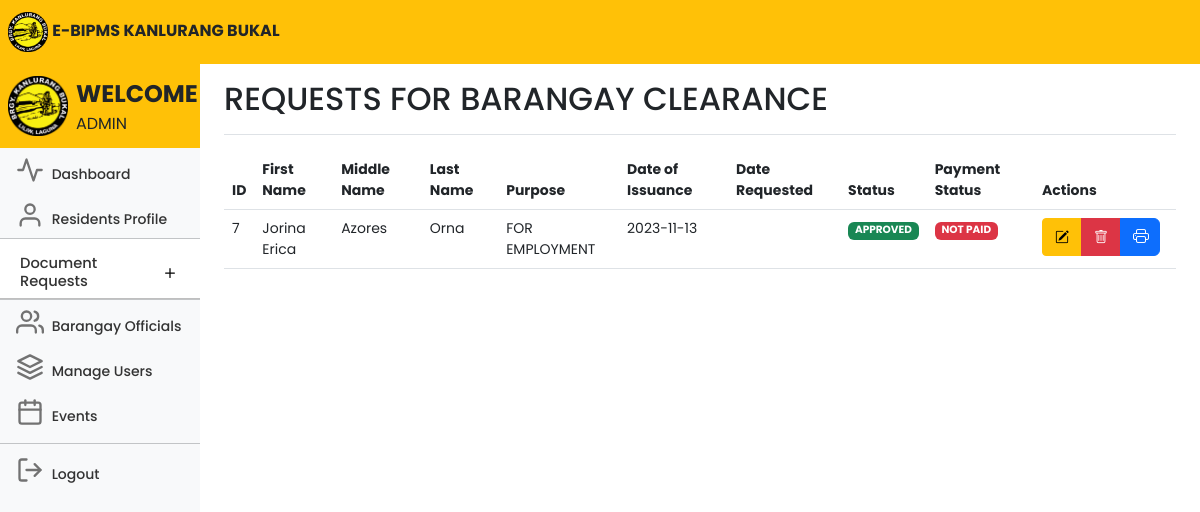
The page /admindocument.php (signed in) on the database as committed earlier.
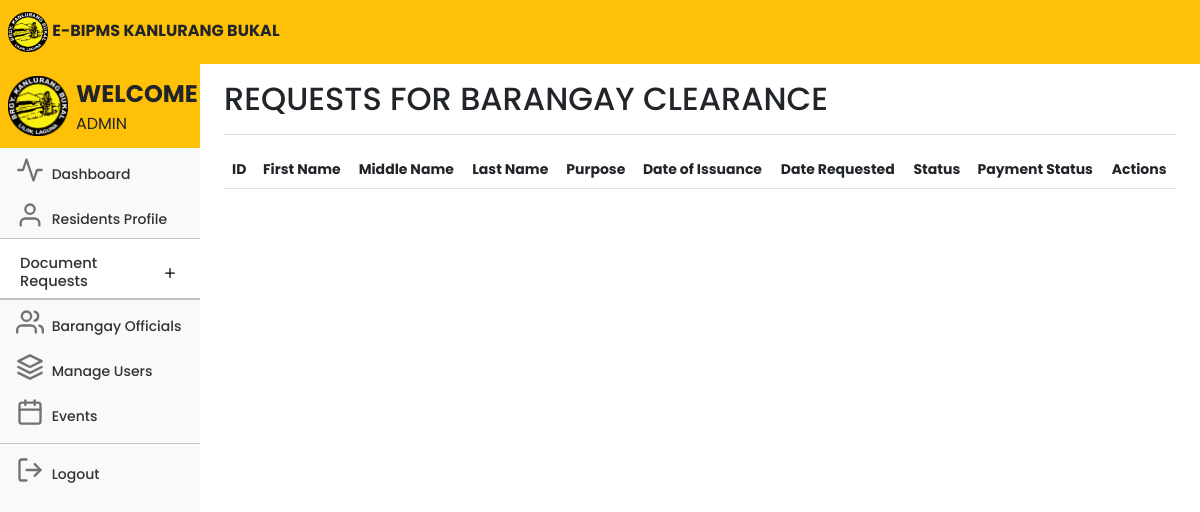
The same page on the database as committed later.
### tables this page shows
CREATE TABLE `documents` (
  `id` int(11) NOT NULL,
  `userID` varchar(100) NOT NULL,
  `firstname` varchar(100) NOT NULL,
  `middlename` varchar(100) NOT NULL,
  `lastname` varchar(100) NOT NULL,
  `purpose` varchar(100) NOT NULL,
  `issue_date` varchar(100) NOT NULL,
  `date_requested` varchar(100) NOT NULL,
  `status` int(11) NOT NULL,
  `isPaid` int(11) NOT NULL,
  `proof` varchar(255) NOT NULL
);

### admindocument.php (the view, shortened to what this page needs)
<!DOCTYPE html>
<html lang="en">
<head>
	<link rel="stylesheet" href="https://cdn.jsdelivr.net/npm/bootstrap-icons@1.10.5/font/bootstrap-icons.css">
	<link href="css/bootstrap.min.css" rel="stylesheet">
	<link rel="stylesheet" href="css/style.css">
	<link rel="stylesheet" href="DataTables/datatables.css" />
	<link rel="stylesheet"
		href="https://cdnjs.cloudflare.com/ajax/libs/twitter-bootstrap/5.2.0/css/bootstrap.min.css" />
	<link rel="stylesheet" href="https://cdn.datatables.net/1.13.4/css/dataTables.bootstrap5.min.css" />
	<link href="dashboard.css" rel="stylesheet">
</head>
<body>
	<header class="navbar navbar-light sticky-top bg-warning flex-md-nowrap p-0 ">
		<a class="navbar-brand px-2 fs-6 text-dark">
			<img src="kanlurangbukal.png" width="40">
			<b>E-BIPMS KANLURANG BUKAL</b>
		</a>
	</header>
	<div class="container-fluid">
		<div class="row">
			<nav id="sidebarMenu" class="col-md-3 col-lg-2 d-md-block bg-body-tertiary sidebar collapse">
				<div class="position-sticky pt-2 mt-2 sidebar-sticky bg-light">
					<ul class="nav flex-column">
						<a class="navbar-brand px-2 fs-6 bg-warning">
							<img class="float-start" src="kanlurangbukal.png" width="60">
							<span class="fs-4 px-2 text-dark"><b>WELCOME</b></span>
							<br>
							<span class="fs-6 px-2 text-dark" style="text-transform: uppercase;">
								<?php echo $_SESSION['user'] ?>
							</span>
						</a>
						<li class="nav-item fs-7">
							<a class="nav-link" aria-current="page" href="adminhome.php">
								<span data-feather="activity" class="align-text-bottom feather-48"></span>
								Dashboard
							</a>
						</li>
						<li class="nav-item fs-7">
							<a class="nav-link" href="adminresidents.php">
								<span data-feather="user" class="align-text-bottom feather-48"></span>
								Residents Profile
							</a>
						</li>
						<li class="nav-item fs-7">
							<div class="accordion accordion-flush" id="accordionFlushExample">
								<div class="accordion-item">
									<h2 class="accordion-header fs-7">
										<button class="accordion-button collapsed fs-7 pb-2 nav-link"
											style="font-size:11pt;" type="button" data-bs-toggle="collapse"
											data-bs-target="#flush-collapseOne" aria-expanded="false"
											aria-controls="flush-collapseOne">
											Document Requests
										</button>
									</h2>
									<hr class="mt-0 mb-0">
								</div>
						</li>
						<hr class="mt-0 mb-0">
						<li class="nav-item fs-7">
							<a class="nav-link" href="adminofficials.php">
								<span data-feather="users" class="align-text-bottom feather-48"></span>
								Barangay Officials
							</a>
						</li>
						<li class="nav-item fs-7">
							<a class="nav-link" href="adminusers.php">
								<span data-feather="layers" class="align-text-bottom feather-48"></span>
								Manage Users
							</a>
						</li>
						<li class="nav-item fs-7">
							<a class="nav-link" href="adminevents.php">
								<span data-feather="calendar" class="align-text-bottom feather-48"></span>
								Events
							</a>
						</li>
						<hr class="mt-2 mb-1">
						<li class="nav-item fs-7">
							<a class="nav-link" href="adminlogout.php">
								<span data-feather="log-out" class="align-text-bottom feather-48"></span>
								Logout
							</a>
						</li>
					</ul>
				</div>
			</nav>
			<main class="col-md-9 ms-sm-auto col-lg-10 px-md-4">
				<div
					class="d-flex justify-content-between flex-wrap flex-md-nowrap align-items-center pt-3 pb-2 mb-3 border-bottom">
					<h1 class="h2">REQUESTS FOR BARANGAY CLEARANCE</h1>
				</div>
				<div class="table-responsive">
					<table id="myTable" class="table table-md" style="width:100%">
						<thead>
							<tr>
								<th scope="col">ID</th>
								<th scope="col">First Name</th>
								<th scope="col">Middle Name</th>
								<th scope="col">Last Name</th>
								<th scope="col">Purpose</th>
								<th scope="col">Date of Issuance</th>
								<th scope="col">Date Requested</th>
								<th scope="col">Status</th>
								<th scope="col">Payment Status</th>
								<th scope="col">Actions</th>
							</tr>
						</thead>
						<tbody>
							<?php
							include 'conn.php';
							$query = "SELECT * FROM documents";
							$query_run = mysqli_query($conn, $query);
							if (mysqli_num_rows($query_run) > 0) {
								foreach ($query_run as $items) {
									?>
									<tr>
										<td>
											<?= $items['id']; ?>
										</td>
										<td>
											<?= $items['firstname']; ?>
										</td>
										<td>
											<?= $items['middlename']; ?>
										</td>
										<td>
											<?= $items['lastname']; ?>
										</td>
										<td>
											<?= $items['purpose']; ?>
										</td>
										<td>
											<?= $items['issue_date']; ?>
										</td>
										<td>
										</td>
										<td>
											<?php
											if ($items['status'] == 0) {
												?>
												<span class="badge bg-danger">PENDING
												</span>
												<?php
											} else if ($items['status'] == 1) {
												?>
													<span class="badge bg-success">APPROVED
													</span>
												<?php
											}
											?>
										</td>
										<td>
											<?php if ($items['isPaid'] == 0):
												?>
												<span class="badge bg-danger">
													NOT PAID
												</span>
											<?php elseif ($items['isPaid'] == 1): ?>
												<span class="badge bg-success">
													PAID
												</span>
											<?php endif; ?>
										</td>
										<td class="text-right">
											<div class="btn-group me-2">
												<button type="button" class="btn btn-warning btn-sm editbtn"
													style="width: 40px;"><i class="bi bi-pencil-square"></i></button>
												<button type="button" class="btn btn-danger btn-sm deletebtn"
													style="width: 40px;"><i class="bi bi-trash"></i></button>
												<?php if ($items['status'] == 1):
													?>
													<a href="generateclearance.php?id=<?php echo $items['id']; ?>" target="_blank"
														class="btn btn-primary" style="width: 40px;">
														<i class="bi bi-printer"></i></a>
												<?php endif; ?>
											</div>
										</td>
									</tr>
									<?php
								}
							}
							?>
						</tbody>
					</table>
				</div>
			</main>
		</div>
	</div>
</body>
</html>

### css/style.css (style rules this page uses)
* { margin: 0; padding: 0; font-size: 10; font-family: 'Poppins', sans-serif; }

### DataTables/datatables.css (style rules this page uses)
:root { --dt-row-selected: 13, 110, 253; --dt-row-selected-text: 255, 255, 255; --dt-row-selected-link: 9, 10, 11; }

### dashboard.css (style rules this page uses)
body { font-size: .875rem; }
.feather { width: 16px; height: 16px; }
.sidebar { position: fixed; top: 0; bottom: 0; left: 0; z-index: 100; padding: 48px 0 0; box-shadow: inset -1px 0 0 rgba(0, 0, 0, .1); }
.sidebar-sticky { height: calc(100vh - 48px); overflow-x: hidden; overflow-y: auto; }
.sidebar .nav-link { font-weight: 500; color: #333; }
.sidebar .nav-link .feather { margin-right: 4px; color: #727272; }
.navbar-brand { padding-top: .75rem; padding-bottom: .75rem; }
.feather-48 { width: 28px; height: 28px; }

### admindocument.php (style rules this page uses)
.accordion { --bs-accordion-active-bg: #ffc107; --bs-accordion-active-color: #212529; --bs-accordion-btn-focus-box-shadow: none; }
.accordion-button::after { transition: all 0.5s; }

Rows that differ between the two databases and show on the page:
removed documents: id "7", firstname "Jorina Erica", middlename "Azores", lastname "Orna", purpose "FOR EMPLOYMENT", issue_date "2023-11-13", status "APPROVED", shows "NOT PAID"
